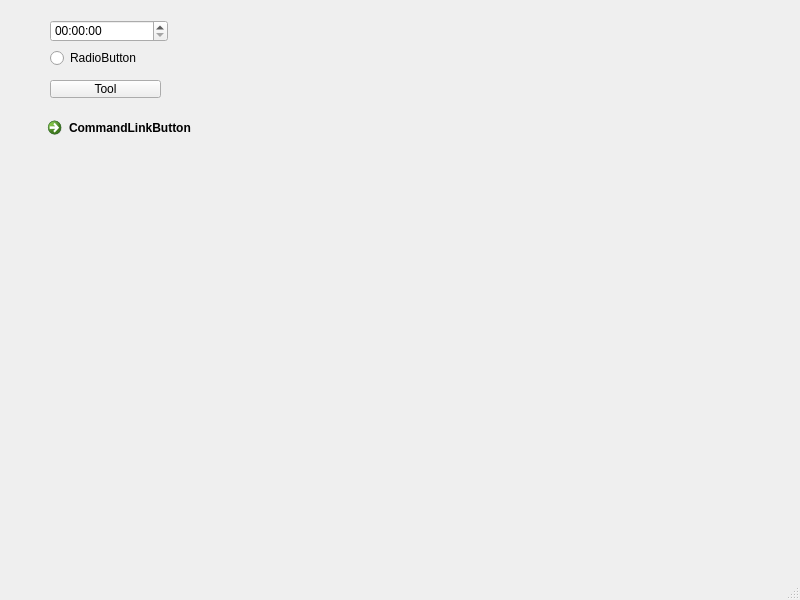
<?xml version="1.0" encoding="UTF-8"?>
<ui version="4.0">
 <class>MainWindow</class>
 <widget class="QMainWindow" name="MainWindow">
  <property name="geometry">
   <rect>
    <x>0</x>
    <y>0</y>
    <width>800</width>
    <height>600</height>
   </rect>
  </property>
  <property name="windowTitle">
   <string>MainWindow</string>
  </property>
  <widget class="QWidget" name="centralwidget">
   <widget class="QRadioButton" name="radioButton">
    <property name="geometry">
     <rect>
      <x>50</x>
      <y>50</y>
      <width>86</width>
      <height>16</height>
     </rect>
    </property>
    <property name="text">
     <string>RadioButton</string>
    </property>
   </widget>
   <widget class="QTimeEdit" name="timeEdit">
    <property name="geometry">
     <rect>
      <x>50</x>
      <y>20</y>
      <width>118</width>
      <height>22</height>
     </rect>
    </property>
   </widget>
   <widget class="QToolButton" name="toolButton">
    <property name="geometry">
     <rect>
      <x>50</x>
      <y>80</y>
      <width>111</width>
      <height>18</height>
     </rect>
    </property>
    <property name="text">
     <string>Tool</string>
    </property>
   </widget>
   <widget class="QCommandLinkButton" name="commandLinkButton">
    <property name="geometry">
     <rect>
      <x>40</x>
      <y>110</y>
      <width>185</width>
      <height>41</height>
     </rect>
    </property>
    <property name="text">
     <string>CommandLinkButton</string>
    </property>
   </widget>
  </widget>
  <widget class="QMenuBar" name="menubar">
   <property name="geometry">
    <rect>
     <x>0</x>
     <y>0</y>
     <width>800</width>
     <height>21</height>
    </rect>
   </property>
  </widget>
  <widget class="QStatusBar" name="statusbar"/>
 </widget>
 <resources/>
 <connections/>
</ui>
